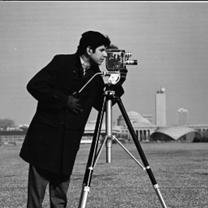
#> input picture pa1/images/cameraman1.jpg, 208 x 208 px
$ jupyter execute cs282_pa_1_item_7_uy.ipynb   (shell and % lines are left out)   (older library calls are emulated)
#> lines starting #> are read from the running program, lines starting #| are printed output that depends on the picture
# CS 282
### Programming Assignment 1
#### Item 7

Jan Lendl R. Uy

2019-00312

#### Sytem Specifications
- macOS Sequoia 15.0.1
- Macbook Air M1 (ARM), 8-Core CPU and 8-Core GPU

[cell 1]
import cv2
import numpy as np
import matplotlib.pyplot as plt

[cell 2]
def read_images(base_names):
    """Read multiple cameraman images"""
    images = []
    for name in base_names:
        img = cv2.imread(name, cv2.IMREAD_GRAYSCALE)
#> img is the input picture: shape (208, 208); min 0, max 255, mean 119.3
        if img is not None:
            images.append(img)
        else:
            print(f"Error reading {name}")
    return images

[cell 3]
def compute_fourier_spectrum(image):
    """
    Compute and return magnitude and phase spectrum using OpenCV functions
    """
    # Prepare the image for DFT
    # Optimal size for DFT is size with only prime factors 2, 3, and 5
    rows, cols = image.shape
    optimal_rows = cv2.getOptimalDFTSize(rows)
    optimal_cols = cv2.getOptimalDFTSize(cols)

    # Create padded image
    padded = cv2.copyMakeBorder(image, 0, optimal_rows - rows, 0, optimal_cols - cols,
                              cv2.BORDER_CONSTANT, value=0)

    # Create complex image for DFT
    complex_img = np.zeros((padded.shape[0], padded.shape[1], 2), dtype=np.float32)
    complex_img[:, :, 0] = padded  # Real part

    # Perform DFT
    dft = cv2.dft(complex_img, flags=cv2.DFT_COMPLEX_OUTPUT)

    # Shift the zero frequency component to the center
    dft_shift = np.zeros_like(dft)
    rows, cols = padded.shape
    center_row, center_col = rows // 2, cols // 2

    dft_shift[0:center_row, 0:center_col, :] = dft[center_row:rows, center_col:cols, :]
    dft_shift[0:center_row, center_col:cols, :] = dft[center_row:rows, 0:center_col, :]
    dft_shift[center_row:rows, 0:center_col, :] = dft[0:center_row, center_col:cols, :]
    dft_shift[center_row:rows, center_col:cols, :] = dft[0:center_row, 0:center_col, :]

    # Calculate magnitude and phase using OpenCV functions
    real = dft_shift[:, :, 0]
    imaginary = dft_shift[:, :, 1]

    # Calculate magnitude
    magnitude = cv2.magnitude(real, imaginary)

    # Add small value to avoid log(0) and use OpenCV's log
    magnitude_plus_one = magnitude + 1
    log_magnitude = cv2.log(magnitude_plus_one)

    # Normalize for display
    magnitude_spectrum = cv2.normalize(log_magnitude, None, 0, 255, cv2.NORM_MINMAX, cv2.CV_8U)

    # Calculate phase
    phase = cv2.phase(real, imaginary)

    # Normalize phase for display
    phase_spectrum = cv2.normalize(phase, None, 0, 255, cv2.NORM_MINMAX, cv2.CV_8U)

    return magnitude_spectrum, phase_spectrum

[cell 4]
def display_fourier_analysis(images, titles):
    """
    Display original images with their Fourier magnitude and phase spectra
    """
    n_images = len(images)
    fig, axes = plt.subplots(n_images, 3, figsize=(15, 5*n_images))

    if n_images == 1:
        axes = axes.reshape(1, -1)

    for idx, (img, title) in enumerate(zip(images, titles)):
        # Compute Fourier spectra using OpenCV
        magnitude_spectrum, phase_spectrum = compute_fourier_spectrum(img)

        # Original image
        axes[idx, 0].imshow(img, cmap='gray')
        axes[idx, 0].set_title(f'{title}\nOriginal Image')
        axes[idx, 0].axis('off')

        # Magnitude spectrum
        axes[idx, 1].imshow(magnitude_spectrum, cmap='gray')
        axes[idx, 1].set_title('Magnitude Spectrum\n(log scale)')
        axes[idx, 1].axis('off')

        # Phase spectrum
        axes[idx, 2].imshow(phase_spectrum, cmap='gray')
        axes[idx, 2].set_title('Phase Spectrum')
        axes[idx, 2].axis('off')
#> this loop made 4 passes
#> pass 1, in compute_fourier_spectrum, `padded = cv2.copyMakeBorder(image, 0, optimal_rows - rows, 0, optimal_..`:
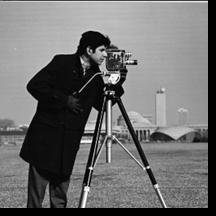
#> padded: shape (216, 216); min 0, max 255, mean 110.6
#> pass 1, in compute_fourier_spectrum, `real = dft_shift[:, :, 0]`:
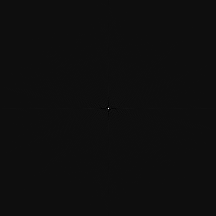
#> real: shape (216, 216) float32; min -319469.1, max 5162432, mean 99; drawn with min black and max white
#> pass 1, in compute_fourier_spectrum, `imaginary = dft_shift[:, :, 1]`:
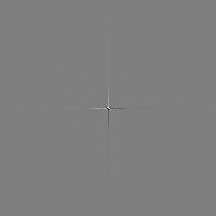
#> imaginary: shape (216, 216) float32; min -774550.8, max 774550.8, mean 0; drawn with min black and max white

    plt.tight_layout()
    plt.show()
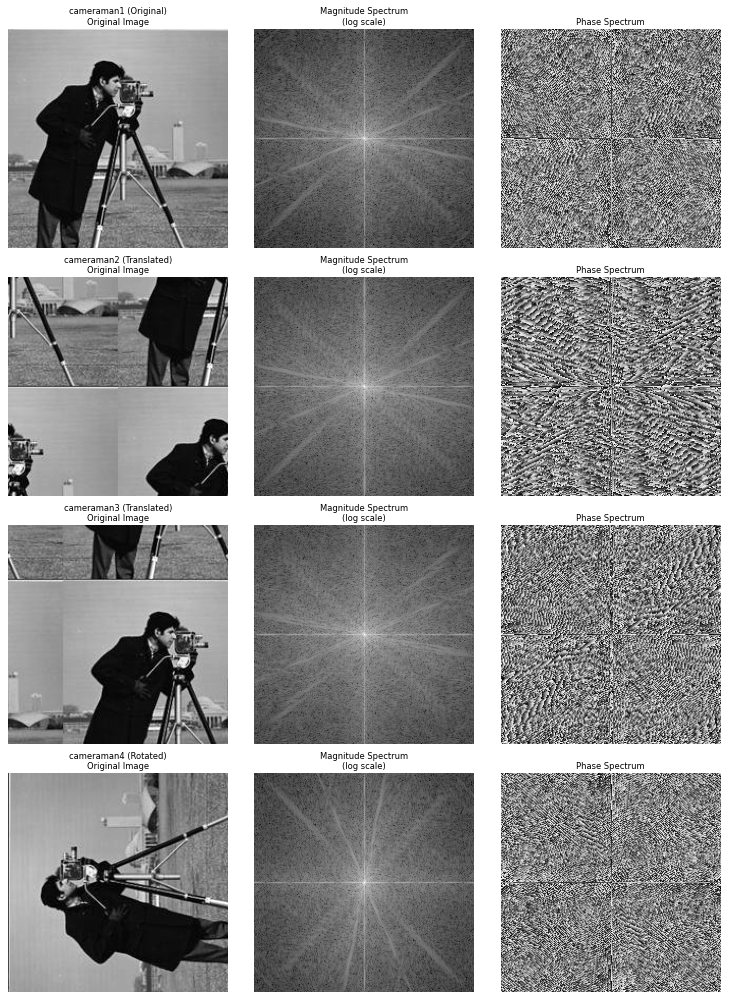
#> figure drawn by matplotlib, 12 panels
